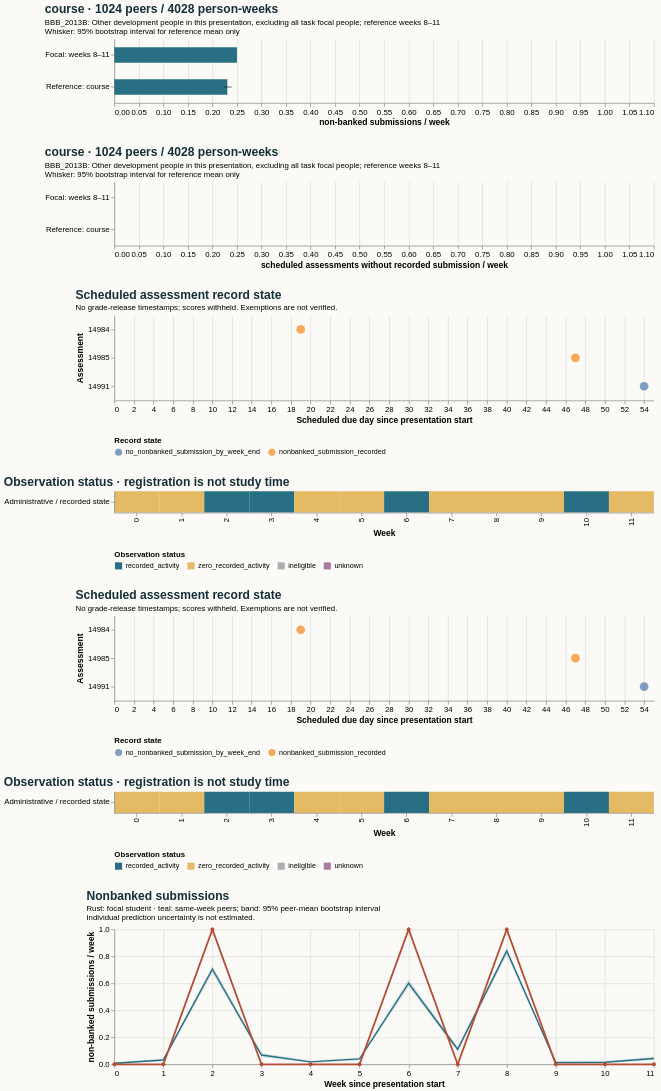

Express this chart as Vega-Lite.
### Vega-Lite specification from a JSON file in a GitHub repository (floating-point values rounded to 4 significant figures)
{"$schema": "https://vega.github.io/schema/vega-lite/v5.20.1.json", "config": {"axis": {"labelFontSize": 11, "titleFontSize": 12}, "background": "#fbfaf7", "font": "sans-serif", "title": {"anchor": "start", "color": "#142e38", "fontSize": 17, "subtitleFontSize": 11}, "view": {"continuousHeight": 300, "continuousWidth": 300, "stroke": null}}, "datasets": {"data-3edcb1b7734312d925c40e89395362f7": [{"end_day": 6, "focal_value": 0.0, "peer_ci_high": 0.01331, "peer_ci_low": 0.002662, "peer_mean": 0.007986, "peer_observations": 1127, "peer_people": 1127, "reference": "course", "unit": "non-banked submissions / week", "week": 0}, {"end_day": 13, "focal_value": 0.0, "peer_ci_high": 0.04282, "peer_ci_low": 0.02141, "peer_mean": 0.03211, "peer_observations": 1121, "peer_people": 1121, "reference": "course", "unit": "non-banked submissions / week", "week": 1}, {"end_day": 20, "focal_value": 1.0, "peer_ci_high": 0.7312, "peer_ci_low": 0.6755, "peer_mean": 0.705, "peer_observations": 1105, "peer_people": 1105, "reference": "course", "unit": "non-banked submissions / week", "week": 2}, {"end_day": 27, "focal_value": 0.0, "peer_ci_high": 0.08336, "peer_ci_low": 0.05282, "peer_mean": 0.06831, "peer_observations": 1098, "peer_people": 1098, "reference": "course", "unit": "non-banked submissions / week", "week": 3}, {"end_day": 34, "focal_value": 0.0, "peer_ci_high": 0.02535, "peer_ci_low": 0.01033, "peer_mean": 0.01784, "peer_observations": 1065, "peer_people": 1065, "reference": "course", "unit": "non-banked submissions / week", "week": 4}, {"end_day": 41, "focal_value": 0.0, "peer_ci_high": 0.05198, "peer_ci_low": 0.02741, "peer_mean": 0.0397, "peer_observations": 1058, "peer_people": 1058, "reference": "course", "unit": "non-banked submissions / week", "week": 5}, {"end_day": 48, "focal_value": 1.0, "peer_ci_high": 0.631, "peer_ci_low": 0.5733, "peer_mean": 0.601, "peer_observations": 1050, "peer_people": 1050, "reference": "course", "unit": "non-banked submissions / week", "week": 6}, {"end_day": 55, "focal_value": 0.0, "peer_ci_high": 0.1291, "peer_ci_low": 0.09284, "peer_mean": 0.1112, "peer_observations": 1034, "peer_people": 1034, "reference": "course", "unit": "non-banked submissions / week", "week": 7}, {"end_day": 62, "focal_value": 1.0, "peer_ci_high": 0.8643, "peer_ci_low": 0.81, "peer_mean": 0.8398, "peer_observations": 1024, "peer_people": 1024, "reference": "course", "unit": "non-banked submissions / week", "week": 8}, {"end_day": 69, "focal_value": 0.0, "peer_ci_high": 0.02085, "peer_ci_low": 0.007944, "peer_mean": 0.0139, "peer_observations": 1007, "peer_people": 1007, "reference": "course", "unit": "non-banked submissions / week", "week": 9}, {"end_day": 76, "focal_value": 0.0, "peer_ci_high": 0.02298, "peer_ci_low": 0.007992, "peer_mean": 0.01499, "peer_observations": 1001, "peer_people": 1001, "reference": "course", "unit": "non-banked submissions / week", "week": 10}, {"end_day": 83, "focal_value": 0.0, "peer_ci_high": 0.05723, "peer_ci_low": 0.03112, "peer_mean": 0.04317, "peer_observations": 996, "peer_people": 996, "reference": "course", "unit": "non-banked submissions / week", "week": 11}], "data-49ba2fca57b8e54945114a5e152ee73b": [{"eligible_days": 7.0, "end_day": 6, "logging_completeness": "unknown", "observation_status": "zero_recorded_activity", "row": "Administrative / recorded state", "score_status": "withheld_release_time_unknown", "start_day": 0, "value": 0.0, "week": 0}, {"eligible_days": 7.0, "end_day": 13, "logging_completeness": "unknown", "observation_status": "zero_recorded_activity", "row": "Administrative / recorded state", "score_status": "withheld_release_time_unknown", "start_day": 7, "value": 0.0, "week": 1}, {"eligible_days": 7.0, "end_day": 20, "logging_completeness": "unknown", "observation_status": "recorded_activity", "row": "Administrative / recorded state", "score_status": "withheld_release_time_unknown", "start_day": 14, "value": 0.0, "week": 2}, {"eligible_days": 7.0, "end_day": 27, "logging_completeness": "unknown", "observation_status": "recorded_activity", "row": "Administrative / recorded state", "score_status": "withheld_release_time_unknown", "start_day": 21, "value": 0.0, "week": 3}, {"eligible_days": 7.0, "end_day": 34, "logging_completeness": "unknown", "observation_status": "zero_recorded_activity", "row": "Administrative / recorded state", "score_status": "withheld_release_time_unknown", "start_day": 28, "value": 0.0, "week": 4}, {"eligible_days": 7.0, "end_day": 41, "logging_completeness": "unknown", "observation_status": "zero_recorded_activity", "row": "Administrative / recorded state", "score_status": "withheld_release_time_unknown", "start_day": 35, "value": 0.0, "week": 5}, {"eligible_days": 7.0, "end_day": 48, "logging_completeness": "unknown", "observation_status": "recorded_activity", "row": "Administrative / recorded state", "score_status": "withheld_release_time_unknown", "start_day": 42, "value": 0.0, "week": 6}, {"eligible_days": 7.0, "end_day": 55, "logging_completeness": "unknown", "observation_status": "zero_recorded_activity", "row": "Administrative / recorded state", "score_status": "withheld_release_time_unknown", "start_day": 49, "value": 1.0, "week": 7}, {"eligible_days": 7.0, "end_day": 62, "logging_completeness": "unknown", "observation_status": "zero_recorded_activity", "row": "Administrative / recorded state", "score_status": "withheld_release_time_unknown", "start_day": 56, "value": 0.0, "week": 8}, {"eligible_days": 7.0, "end_day": 69, "logging_completeness": "unknown", "observation_status": "zero_recorded_activity", "row": "Administrative / recorded state", "score_status": "withheld_release_time_unknown", "start_day": 63, "value": 0.0, "week": 9}, {"eligible_days": 7.0, "end_day": 76, "logging_completeness": "unknown", "observation_status": "recorded_activity", "row": "Administrative / recorded state", "score_status": "withheld_release_time_unknown", "start_day": 70, "value": 0.0, "week": 10}, {"eligible_days": 7.0, "end_day": 83, "logging_completeness": "unknown", "observation_status": "zero_recorded_activity", "row": "Administrative / recorded state", "score_status": "withheld_release_time_unknown", "start_day": 77, "value": 0.0, "week": 11}], "data-6309dd7d55e6b74bc29f3cd3fd880996": [{"hi": null, "lo": null, "series": "Focal: weeks 8–11", "value": 0.25}, {"hi": 0.2391, "lo": 0.2228, "series": "Reference: course", "value": 0.2303}], "data-770ce5d87c1c8bea199b2664b3a9bcb9": [{"hi": null, "lo": null, "series": "Focal: weeks 8–11", "value": 0.0}, {"hi": 0.0, "lo": 0.0, "series": "Reference: course", "value": 0.0}], "data-b2417af397d571e78a576d0cc0cf7eb3": [{"eligible_days": 7.0, "end_day": 6, "logging_completeness": "unknown", "observation_status": "zero_recorded_activity", "row": "Administrative / recorded state", "score_status": "withheld_release_time_unknown", "start_day": 0, "value": 0.0, "week": 0}, {"eligible_days": 7.0, "end_day": 13, "logging_completeness": "unknown", "observation_status": "zero_recorded_activity", "row": "Administrative / recorded state", "score_status": "withheld_release_time_unknown", "start_day": 7, "value": 0.0, "week": 1}, {"eligible_days": 7.0, "end_day": 20, "logging_completeness": "unknown", "observation_status": "recorded_activity", "row": "Administrative / recorded state", "score_status": "withheld_release_time_unknown", "start_day": 14, "value": 1.0, "week": 2}, {"eligible_days": 7.0, "end_day": 27, "logging_completeness": "unknown", "observation_status": "recorded_activity", "row": "Administrative / recorded state", "score_status": "withheld_release_time_unknown", "start_day": 21, "value": 0.0, "week": 3}, {"eligible_days": 7.0, "end_day": 34, "logging_completeness": "unknown", "observation_status": "zero_recorded_activity", "row": "Administrative / recorded state", "score_status": "withheld_release_time_unknown", "start_day": 28, "value": 0.0, "week": 4}, {"eligible_days": 7.0, "end_day": 41, "logging_completeness": "unknown", "observation_status": "zero_recorded_activity", "row": "Administrative / recorded state", "score_status": "withheld_release_time_unknown", "start_day": 35, "value": 0.0, "week": 5}, {"eligible_days": 7.0, "end_day": 48, "logging_completeness": "unknown", "observation_status": "recorded_activity", "row": "Administrative / recorded state", "score_status": "withheld_release_time_unknown", "start_day": 42, "value": 1.0, "week": 6}, {"eligible_days": 7.0, "end_day": 55, "logging_completeness": "unknown", "observation_status": "zero_recorded_activity", "row": "Administrative / recorded state", "score_status": "withheld_release_time_unknown", "start_day": 49, "value": 0.0, "week": 7}, {"eligible_days": 7.0, "end_day": 62, "logging_completeness": "unknown", "observation_status": "zero_recorded_activity", "row": "Administrative / recorded state", "score_status": "withheld_release_time_unknown", "start_day": 56, "value": 1.0, "week": 8}, {"eligible_days": 7.0, "end_day": 69, "logging_completeness": "unknown", "observation_status": "zero_recorded_activity", "row": "Administrative / recorded state", "score_status": "withheld_release_time_unknown", "start_day": 63, "value": 0.0, "week": 9}, {"eligible_days": 7.0, "end_day": 76, "logging_completeness": "unknown", "observation_status": "recorded_activity", "row": "Administrative / recorded state", "score_status": "withheld_release_time_unknown", "start_day": 70, "value": 0.0, "week": 10}, {"eligible_days": 7.0, "end_day": 83, "logging_completeness": "unknown", "observation_status": "zero_recorded_activity", "row": "Administrative / recorded state", "score_status": "withheld_release_time_unknown", "start_day": 77, "value": 0.0, "week": 11}], "data-bf97bc26d458f46d71c764833c16117b": [{"as_of_day": 20, "assessment_id": 14984, "course": "BBB_2013B", "due_day": 19, "person_id": 531427, "score_status": "withheld_release_time_unknown", "state": "nonbanked_submission_recorded", "week": 2}, {"as_of_day": 48, "assessment_id": 14985, "course": "BBB_2013B", "due_day": 47, "person_id": 531427, "score_status": "withheld_release_time_unknown", "state": "nonbanked_submission_recorded", "week": 6}, {"as_of_day": 55, "assessment_id": 14991, "course": "BBB_2013B", "due_day": 54, "person_id": 531427, "score_status": "withheld_release_time_unknown", "state": "no_nonbanked_submission_by_week_end", "week": 7}]}, "resolve": {"scale": {"color": "independent"}}, "spacing": 28, "vconcat": [{"data": {"name": "data-6309dd7d55e6b74bc29f3cd3fd880996"}, "height": 90, "layer": [{"encoding": {"x": {"field": "value", "scale": {"domain": [0, 1.05], "zero": true}, "title": "non-banked submissions / week", "type": "quantitative"}, "y": {"field": "series", "sort": null, "title": null, "type": "nominal"}}, "mark": {"color": "#286f83", "size": 22, "type": "bar"}}, {"encoding": {"x": {"field": "lo", "type": "quantitative"}, "x2": {"field": "hi"}, "y": {"field": "series", "sort": null, "title": null, "type": "nominal"}}, "mark": {"color": "#142e38", "type": "rule"}}], "title": {"subtitle": ["BBB_2013B: Other development people in this presentation, excluding all task focal people; reference weeks 8–11", "Whisker: 95% bootstrap interval for reference mean only"], "text": "course · 1024 peers / 4028 person-weeks"}, "width": 760}, {"data": {"name": "data-770ce5d87c1c8bea199b2664b3a9bcb9"}, "height": 90, "layer": [{"encoding": {"x": {"field": "value", "scale": {"domain": [0, 1.05], "zero": true}, "title": "scheduled assessments without recorded submission / week", "type": "quantitative"}, "y": {"field": "series", "sort": null, "title": null, "type": "nominal"}}, "mark": {"color": "#286f83", "size": 22, "type": "bar"}}, {"encoding": {"x": {"field": "lo", "type": "quantitative"}, "x2": {"field": "hi"}, "y": {"field": "series", "sort": null, "title": null, "type": "nominal"}}, "mark": {"color": "#142e38", "type": "rule"}}], "title": {"subtitle": ["BBB_2013B: Other development people in this presentation, excluding all task focal people; reference weeks 8–11", "Whisker: 95% bootstrap interval for reference mean only"], "text": "course · 1024 peers / 4028 person-weeks"}, "width": 760}, {"data": {"name": "data-bf97bc26d458f46d71c764833c16117b"}, "encoding": {"color": {"field": "state", "legend": {"labelLimit": 400, "orient": "bottom"}, "title": "Record state", "type": "nominal"}, "tooltip": [{"field": "assessment_id", "type": "quantitative"}, {"field": "due_day", "type": "quantitative"}, {"field": "as_of_day", "type": "quantitative"}, {"field": "state", "type": "nominal"}, {"field": "score_status", "type": "nominal"}], "x": {"field": "due_day", "title": "Scheduled due day since presentation start", "type": "quantitative"}, "y": {"field": "assessment_id", "title": "Assessment", "type": "nominal"}}, "height": 120, "mark": {"filled": true, "size": 150, "type": "point"}, "title": {"subtitle": "No grade-release timestamps; scores withheld. Exemptions are not verified.", "text": "Scheduled assessment record state"}, "width": 760}, {"data": {"name": "data-b2417af397d571e78a576d0cc0cf7eb3"}, "encoding": {"color": {"field": "observation_status", "legend": {"labelLimit": 260, "orient": "bottom"}, "scale": {"domain": ["recorded_activity", "zero_recorded_activity", "ineligible", "unknown"], "range": ["#286f83", "#e4bb64", "#aaaeb3", "#ac78a5"]}, "title": "Observation status", "type": "nominal"}, "tooltip": [{"field": "week", "type": "quantitative"}, {"field": "eligible_days", "type": "quantitative"}, {"field": "observation_status", "type": "nominal"}, {"field": "logging_completeness", "type": "nominal"}], "x": {"field": "week", "title": "Week", "type": "ordinal"}, "y": {"field": "row", "title": null, "type": "nominal"}}, "height": 30, "mark": {"type": "rect"}, "title": "Observation status · registration is not study time", "width": 760}, {"data": {"name": "data-bf97bc26d458f46d71c764833c16117b"}, "encoding": {"color": {"field": "state", "legend": {"labelLimit": 400, "orient": "bottom"}, "title": "Record state", "type": "nominal"}, "tooltip": [{"field": "assessment_id", "type": "quantitative"}, {"field": "due_day", "type": "quantitative"}, {"field": "as_of_day", "type": "quantitative"}, {"field": "state", "type": "nominal"}, {"field": "score_status", "type": "nominal"}], "x": {"field": "due_day", "title": "Scheduled due day since presentation start", "type": "quantitative"}, "y": {"field": "assessment_id", "title": "Assessment", "type": "nominal"}}, "height": 120, "mark": {"filled": true, "size": 150, "type": "point"}, "title": {"subtitle": "No grade-release timestamps; scores withheld. Exemptions are not verified.", "text": "Scheduled assessment record state"}, "width": 760}, {"data": {"name": "data-49ba2fca57b8e54945114a5e152ee73b"}, "encoding": {"color": {"field": "observation_status", "legend": {"labelLimit": 260, "orient": "bottom"}, "scale": {"domain": ["recorded_activity", "zero_recorded_activity", "ineligible", "unknown"], "range": ["#286f83", "#e4bb64", "#aaaeb3", "#ac78a5"]}, "title": "Observation status", "type": "nominal"}, "tooltip": [{"field": "week", "type": "quantitative"}, {"field": "eligible_days", "type": "quantitative"}, {"field": "observation_status", "type": "nominal"}, {"field": "logging_completeness", "type": "nominal"}], "x": {"field": "week", "title": "Week", "type": "ordinal"}, "y": {"field": "row", "title": null, "type": "nominal"}}, "height": 30, "mark": {"type": "rect"}, "title": "Observation status · registration is not study time", "width": 760}, {"data": {"name": "data-3edcb1b7734312d925c40e89395362f7"}, "height": 190, "layer": [{"encoding": {"x": {"axis": {"tickMinStep": 1}, "field": "week", "title": "Week since presentation start", "type": "quantitative"}, "y": {"field": "peer_ci_low", "scale": {"zero": true}, "title": "non-banked submissions / week", "type": "quantitative"}, "y2": {"field": "peer_ci_high"}}, "mark": {"color": "#286f83", "opacity": 0.16, "type": "area"}}, {"encoding": {"tooltip": [{"field": "week", "type": "quantitative"}, {"field": "peer_mean", "type": "quantitative"}, {"field": "peer_people", "type": "quantitative"}, {"field": "peer_observations", "type": "quantitative"}], "x": {"field": "week", "type": "quantitative"}, "y": {"field": "peer_mean", "type": "quantitative"}}, "mark": {"color": "#286f83", "strokeWidth": 2, "type": "line"}}, {"encoding": {"tooltip": [{"field": "week", "type": "quantitative"}, {"field": "focal_value", "type": "quantitative"}], "x": {"field": "week", "type": "quantitative"}, "y": {"field": "focal_value", "type": "quantitative"}}, "mark": {"color": "#b64c35", "point": {"color": "#b64c35"}, "strokeWidth": 2.5, "type": "line"}}], "title": {"subtitle": ["Rust: focal student · teal: same-week peers; band: 95% peer-mean bootstrap interval", "Individual prediction uncertainty is not estimated."], "text": "Nonbanked submissions"}, "width": 760}]}
